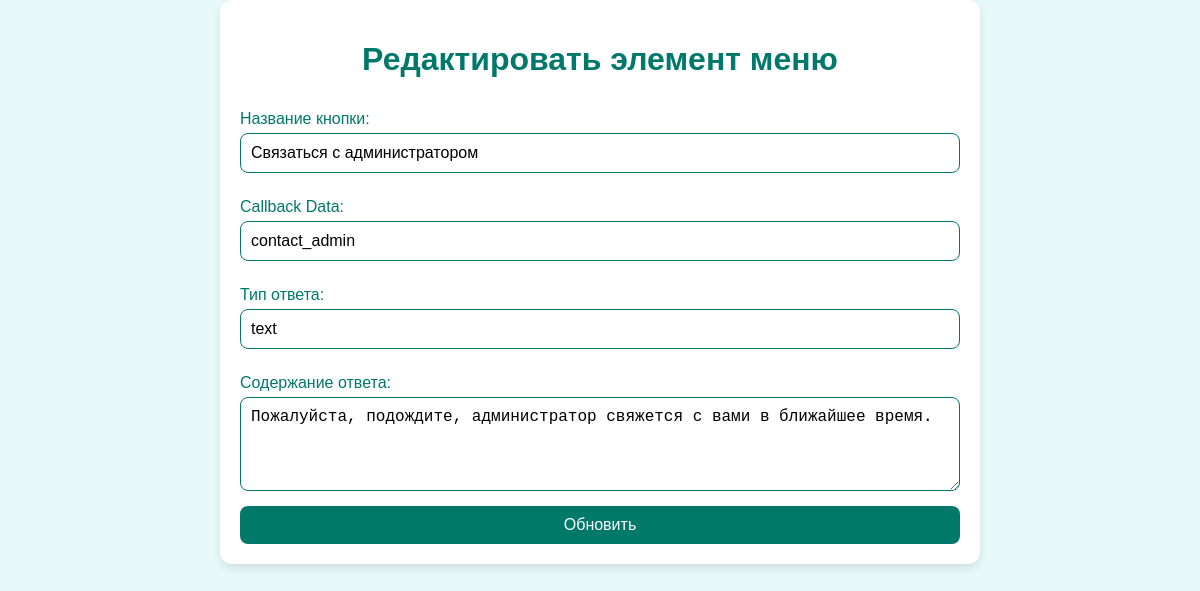
Screenshot of /edit/1 with the database file from the repository.
### tables this page shows
CREATE TABLE menu_items (
            id INTEGER PRIMARY KEY AUTOINCREMENT,
            label TEXT NOT NULL,
            callback_data TEXT UNIQUE NOT NULL,
            response_type TEXT NOT NULL,  -- 'text', 'video', 'pdf'
            response_content TEXT NOT NULL
        );

### admin.py (the view)
@app.route('/edit/<int:item_id>', methods=['GET', 'POST'])
def edit_menu_item(item_id):
    if request.method == 'POST':
        label = request.form['label']
        callback_data = request.form['callback_data']
        response_type = request.form['response_type']
        response_content = request.form['response_content']
        try:
            conn = sqlite3.connect('playground_bot.db')
            cursor = conn.cursor()
            cursor.execute('''
                UPDATE menu_items
                SET label = ?, callback_data = ?, response_type = ?, response_content = ?
                WHERE id = ?
            ''', (label, callback_data, response_type, response_content, item_id))
            conn.commit()
            conn.close()
            flash("Элемент меню обновлен.")
            return redirect(url_for('index'))
        except Exception as e:
            logging.error(f"Error updating menu item: {e}")
            flash("Ошибка при обновлении элемента меню.")
            return redirect(url_for('index'))
    else:
        conn = sqlite3.connect('playground_bot.db')
        cursor = conn.cursor()
        cursor.execute("SELECT * FROM menu_items WHERE id = ?", (item_id,))
        item = cursor.fetchone()
        conn.close()
        return render_template('edit.html', item=item)

### templates/edit.html (shortened to what this page needs)
<!DOCTYPE html>
<html lang="ru">
<head>
</head>
<body>
    <div class="container">
        <h1>Редактировать элемент меню</h1>
        <form action="{{ url_for('edit_menu_item', item_id=item[0]) }}" method="post">
            <label for="label">Название кнопки:</label>
            <input type="text" id="label" name="label" value="{{ item[1] }}" required>
            <label for="callback_data">Callback Data:</label>
            <input type="text" id="callback_data" name="callback_data" value="{{ item[2] }}" required>
            <label for="response_type">Тип ответа:</label>
            <input type="text" id="response_type" name="response_type" value="{{ item[3] }}" required>
            <label for="response_content">Содержание ответа:</label>
            <textarea id="response_content" name="response_content" rows="4" required>{{ item[4] }}</textarea>
            <button type="submit">Обновить</button>
        </form>
    </div>
</body>
</html>

### templates/edit.html (style rules this page uses)
body { font-family: 'Arial', sans-serif; margin: 0; padding: 0; background-color: #e8f9f9; color: #333; }
.container { width: 60%; margin: auto; padding: 20px; background-color: #fff; border-radius: 12px; box-shadow: 0 4px 8px rgba(0, 0, 0, 0.1); }
h1 { text-align: center; color: #00796b; }
form { display: flex; flex-direction: column; }
label { margin: 10px 0 5px; color: #00796b; }
input, textarea { margin-bottom: 15px; padding: 10px; border: 1px solid #00796b; border-radius: 8px; font-size: 16px; }
button { padding: 10px; border: none; border-radius: 8px; background-color: #00796b; color: #fff; cursor: pointer; font-size: 16px; }

### rows the page displays
menu_items: label "Связаться с администратором", callback_data "contact_admin", response_type "text", response_content "Пожалуйста, подождите, администратор свяжется с вами в ближайшее время."
